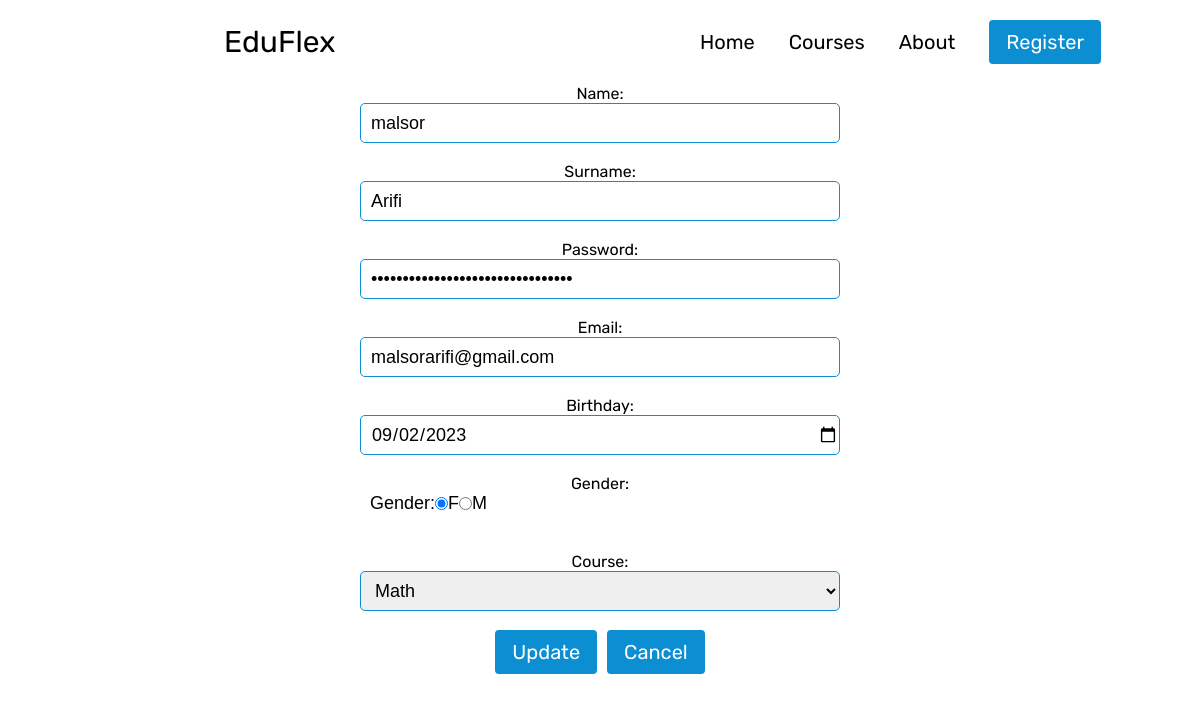
The app's page /coliprojekt/admupdate.php?update=10 with its own data.
### tables this page shows
CREATE TABLE `registration` (
  `id` int(11) NOT NULL,
  `firstName` varchar(30) DEFAULT NULL,
  `lastName` varchar(30) DEFAULT NULL,
  `password` char(50) DEFAULT NULL,
  `email` varchar(30) DEFAULT NULL,
  `birthday` date DEFAULT NULL,
  `gender` varchar(30) DEFAULT NULL,
  `course` varchar(30) DEFAULT NULL,
  `roli` int(2) NOT NULL
);

### coliprojekt/admupdate.php (the view, shortened to what this page needs)
<!DOCTYPE html>
<html>
    <head>
        <link rel="stylesheet" href="admupdate.css?v=<?php echo time();?>">
    </head>
    <body>
    <div id="navpc">
        <div class="logosection">
            <img src="logo.png">
            <p>EduFlex</p>
        </div>
        <ul>
            <li><a href="">Home</a></li>
            <li><a href="">Courses</a></li>
            <li><a href="">About</a></li>
            <li><a href=""><button class="buttons">Register</button></a></li>
        </ul>
    </div>
    <?php
        $connect=mysqli_connect("localhost","root","","eduflex");
            mysqli_select_db($connect,"eduflex");
        if(isset($_GET['update'])){
            $update_id = $_GET['update'];
            $select = "SELECT * FROM registration WHERE id='$update_id'";
            $query = mysqli_query($connect, $select);
        $row=mysqli_fetch_array($query);
    ?>
     <form id="form" method="post" action="admupdateID.php" enctype="multipart/form-data">
                Name:<input type="text" class="input" name="firstName" placeholder="Name" value="<?php echo $row['firstName'];?>"> <br>
                Surname:<input type="text" class="input" name="lastName" placeholder="Surname" value="<?php echo $row['lastName'];?>"><br>
                Password:<input type="password" class="input"  name="password" placeholder="Password" value="<?php echo $row['password'];?>"><br>
                Email:<input type="email" class="input" name="email" placeholder="Write your email" value="<?php echo $row['email'];?>"><br>
                Birthday:<input type="date" class="input" name="birthday" value="<?php echo $row['birthday'];?>"><br>
                Gender:<div id="gender"> Gender:<input type="radio" class="gender" checked="checked" name="gender" <?php if (isset($gender) && $gender=="Femer") echo "checked";?> value="Femer">F<br>
                        <input type="radio" class="gender" name="gender" <?php if (isset($gender) && $gender=="Mashkull") echo "checked";?> value="Mashkull">M</div><br><br>
                Course:<select class="input" name="course" value="<?php echo $row['course'];?>">
                    <option>Math</option>
                </select><br>
                <div id="buttons"> <input type="submit" name="update" class="buttons" value="Update"><br>
                <input type="reset" class="buttons" id="reset" value="Cancel">
    <?php }?>
    </body>
</html>

### coliprojekt/admupdate.css (style rules this page uses)
* { box-sizing: border-box; margin: 0; padding: 0; font-family: 'Rubik', sans-serif; }
#navpc { margin: 20px 7%; display: flex; align-items: center; justify-content: space-between; }
.logosection { display: flex; align-items: center; justify-content: center; cursor: pointer; }
.logosection img { width: 130px; }
.logosection p { font-size: 30px; margin-left: 10px; }
#navpc ul li { display: inline; margin-right: 15px; margin-left: 15px; font-size: 20px; cursor: pointer; }
#navpc ul li a { text-decoration: none; color: black; transition: all 0.3s ease 0s; }
.buttons { padding: 8px 15px; border-radius: 4px; border: 2px solid rgb(12,142,211); background-color: rgb(12,142,211); font-size: 20px; color: white; cursor: pointer; transition: all 0.3s ease 0s; }
#form { display: flex; align-items: center; justify-content: center; flex-direction: column; }
.input { width: 40%; height:40px; border-radius: 5px; font-size: large; border:1px solid rgb(12,142,211); font-family: sans-serif; padding-left: 10px; }
#buttons { display: flex; align-items: center; justify-content: center; }
#reset { margin-left: 10px; }
#gender { width:40%; display: flex; align-content: flex-start; justify-content: flex-start; font-size: large; font-family: sans-serif; padding-left: 10px; }

### records on screen
registration: firstName "malsor", lastName "Arifi", email "malsorarifi@gmail.com", birthday "09/02/2023", course "Math"
